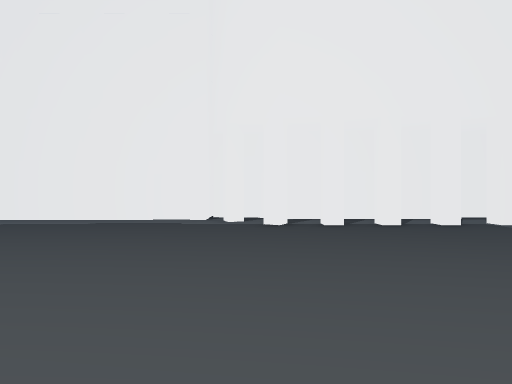
[1] (above)

16 first-person views from a walk through a Unity game level. The camera is 1.5 m above the floor, looks level and sees 85° across. The floor is counted in squares, 2 m on a side. Each view is taken from the middle of a square. On the plan, view 1 faces up. The plan holds only what a view shows up to about 10 squares ahead; the rest is blank. The place goes on beyond the plan. The player character is not drawn. Some animated figures are left out. Some surface patterns are stand-ins.

[2]
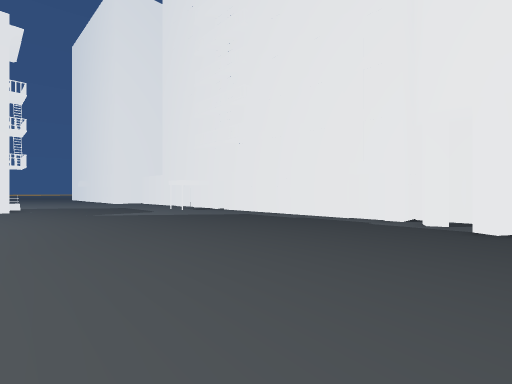

[3]
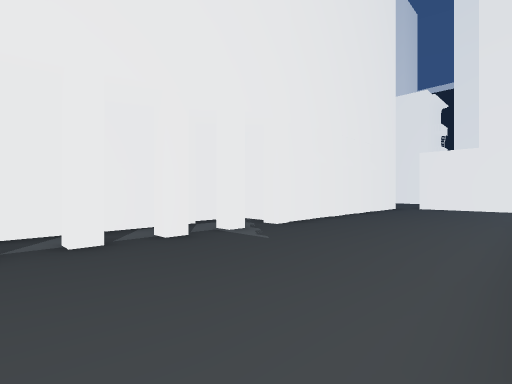

[4]
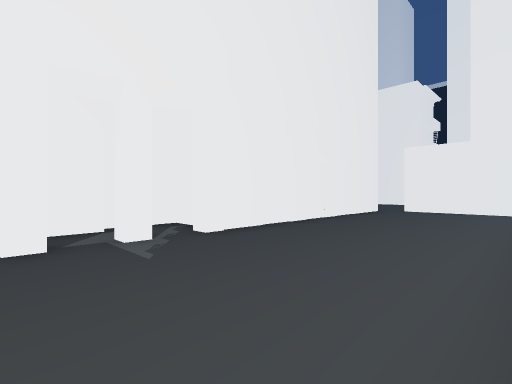

[5]
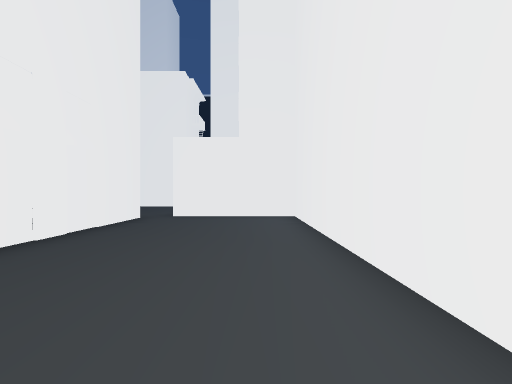

[6]
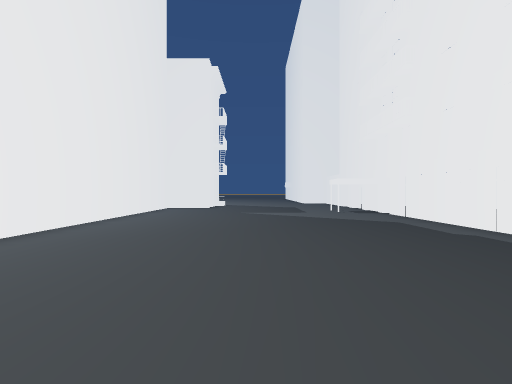

[7]
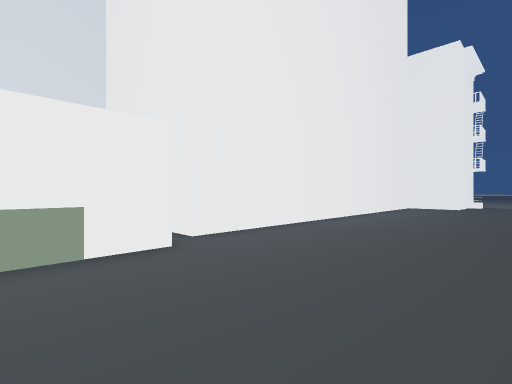

[8]
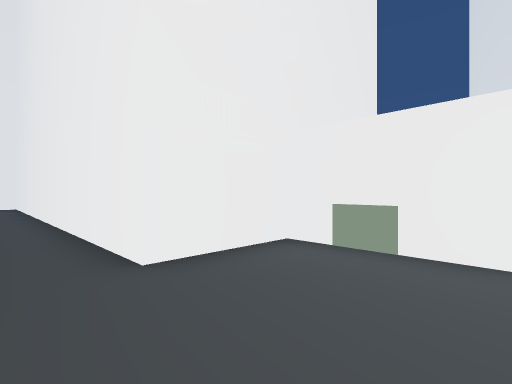

[9]
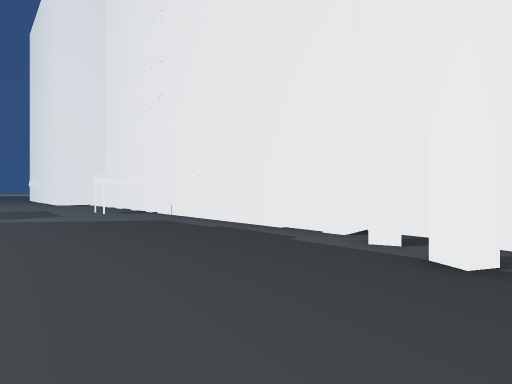

[10]
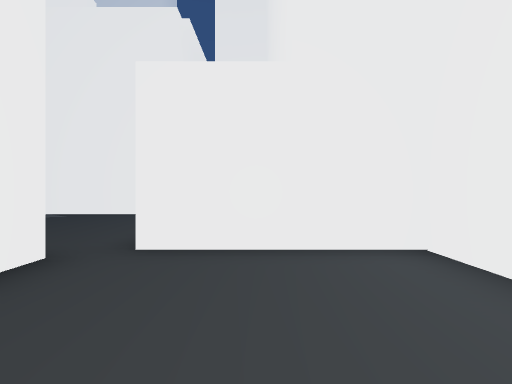

[11]
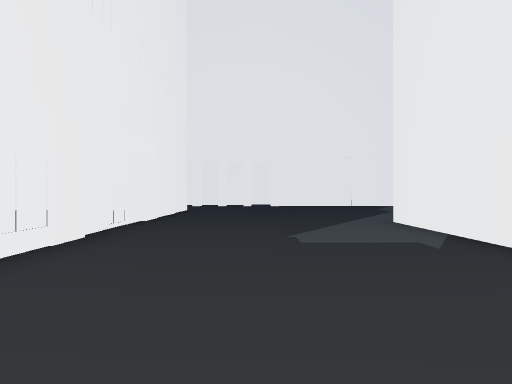

[12]
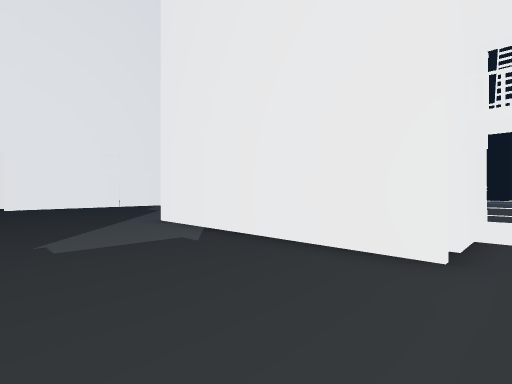

[13]
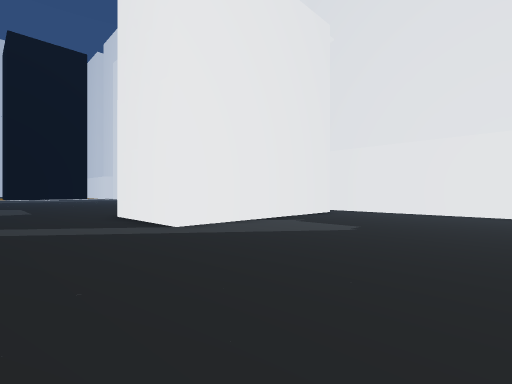

[14]
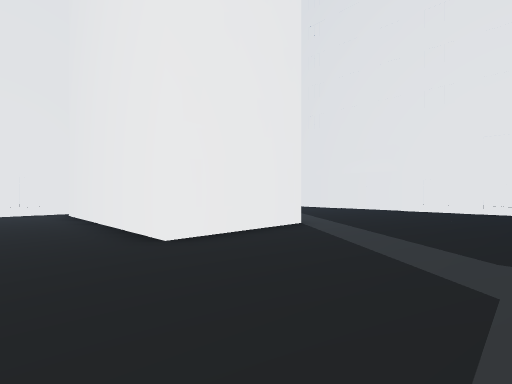

[15]
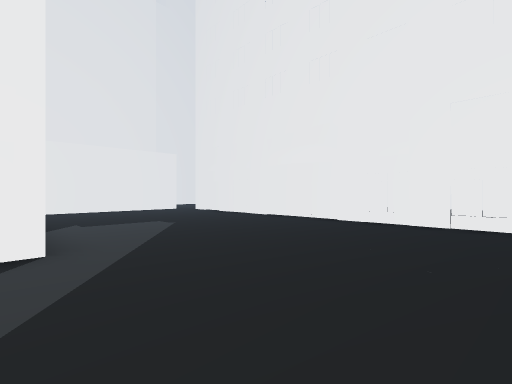

[16]
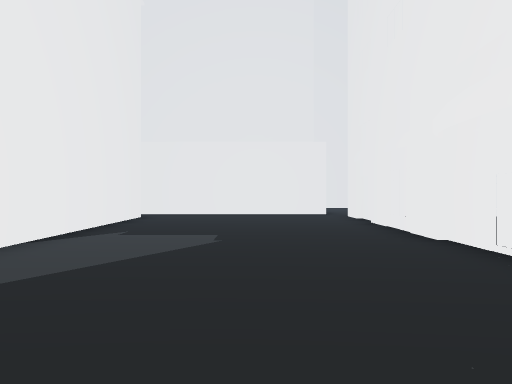

### Floor plan
Key: @ floor where view 1 was taken; # wall or solid block; x gap in a wall; . floor; B building; O other object.
Columns run from 9 left of view 1 to 27 right of it. Each row starts with its distance up from view 1.
 17                         #............
 16                         #............
 15                         #............
 14                         #............
 13                         #......####..
 12                         B......#  #..
 11                         #......#  #..
 10                         #......#  #..
  9         B               #......#  #..
  8 #########BBBBBBBB       #......#  #..
  7 ........BB.BB..BB #######......#B##..
  6 ................................. x.
  5 .........................#######
  4 .........................#
  3 .........................#
  2 .........................B
  1 ............#############
  0 .........@..#
 -1 ###########O#
 -2         #
 -3
 -4
 -5                                    BB

Positions as (right, up) in squares from view 1, and headings:
1: (0, 0), facing up
2: (1, 0), facing up-left
3: (2, 2), facing up-right
4: (4, 2), facing up-right
5: (7, 3), facing right
6: (1, 3), facing left
7: (2, 3), facing down-left
8: (0, 3), facing down-right
9: (1, 3), facing up-left
10: (12, 4), facing right
11: (18, 6), facing up
12: (18, 6), facing up-right
13: (16, 16), facing down-right
14: (27, 17), facing down-left
15: (22, 17), facing down-left
16: (18, 15), facing down
